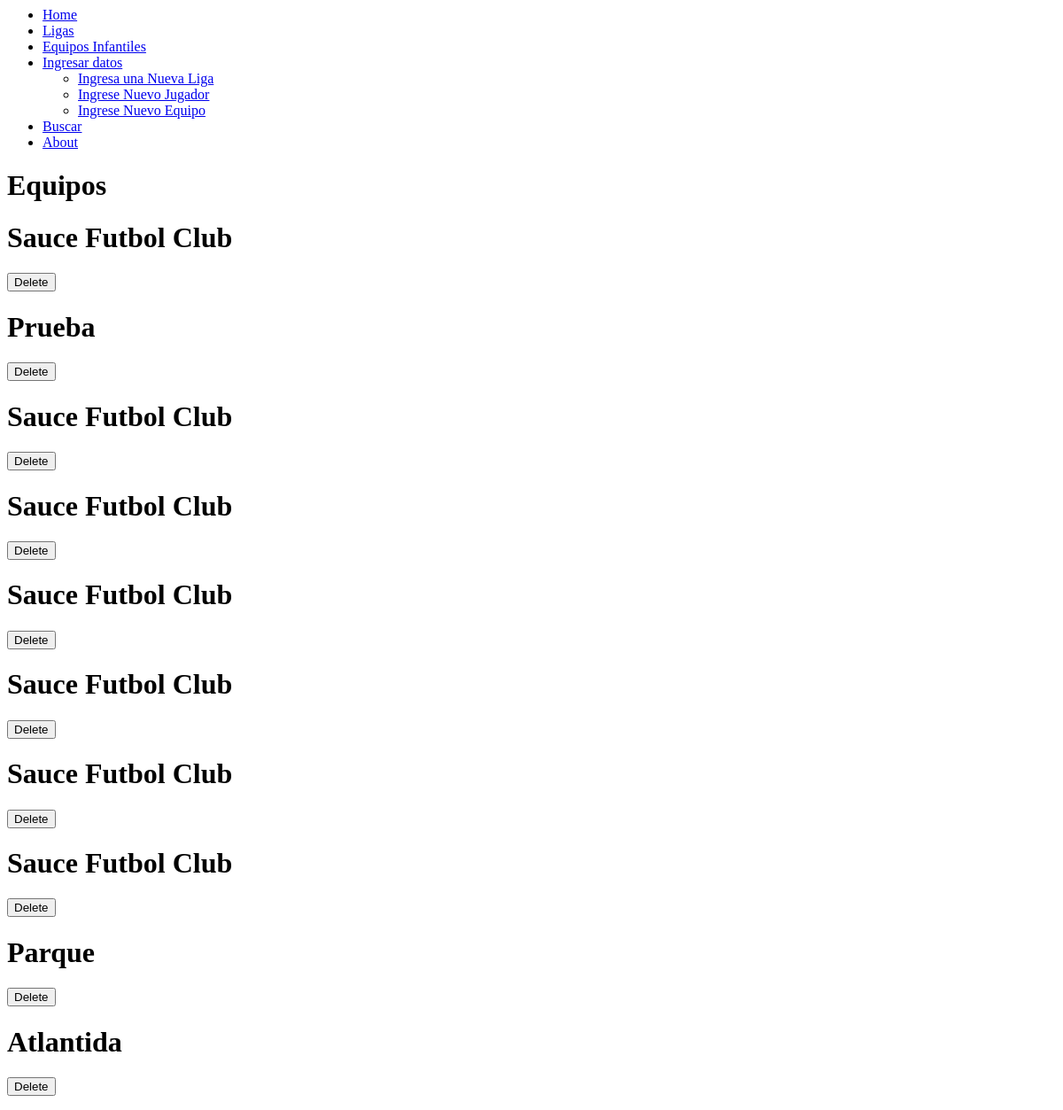
/Equipo/, run on an earlier commit of the app's database.
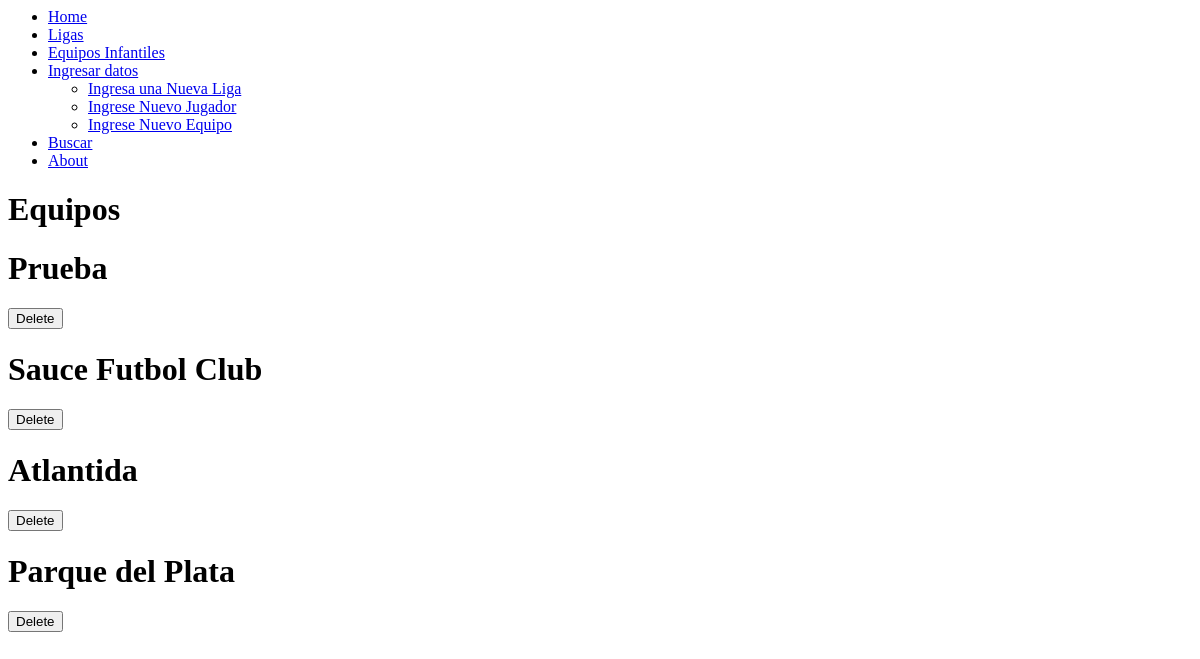
And on a later commit of the database.
### MyAPP/models.py (models this page shows, shortened)
class Equipos(models.Model):
    name = models.CharField(max_length=200)

### MyAPP/views.py (the view)
# urls.py: path('Equipo/', views.Equipo, name='Equipo'),
def Equipo(request):
    equipos = Equipos.objects.all()
    return render(request, 'Equipo.html', {'equipos': equipos})

### MyAPP/templates/Equipo.html (shortened to what this page needs)
{% extends 'base.html' %}
{% block content %}
<h1>Equipos</h1>
{% for equipo in equipos %}
  <div>
    <h1>{{ equipo.name }}</h1>
    <form method="post" action="{% url 'eliminar_equipo' equipo.id %}">
      <button type="submit">Delete</button>
    </form>
  </div>
{% endfor %}
{% endblock %}

What changed in the data, as far as the page shows it:
removed Equipos: name "Sauce Futbol Club"
removed Equipos: name "Sauce Futbol Club"
removed Equipos: name "Sauce Futbol Club"
removed Equipos: name "Sauce Futbol Club"
removed Equipos: name "Sauce Futbol Club"
removed Equipos: name "Sauce Futbol Club"
removed Equipos: name "Parque"
added Equipos: name "Parque del Plata"
